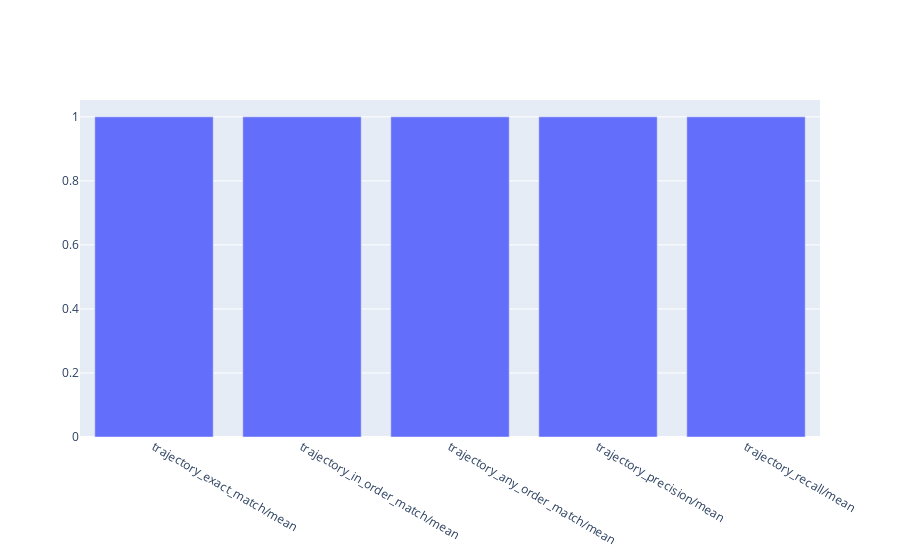

This figure's notebook cell:
### Code cell
plot_bar_plot(
    trajectory_eval_result,
    title="Trajectory Metrics",
    metrics=[f"{metric}/mean" for metric in trajectory_metrics],
)

### Figure 1 — Plotly figure (JSON) as saved in the notebook; plotly's stock layout.template omitted (floating-point values rounded to 4 significant figures)
{"data": [{"name": "Trajectory Metrics", "type": "bar", "x": ["trajectory_exact_match/mean", "trajectory_in_order_match/mean", "trajectory_any_order_match/mean", "trajectory_precision/mean", "trajectory_recall/mean"], "y": [1, 1, 1, 1, 1]}], "layout": {"barmode": "group"}}
